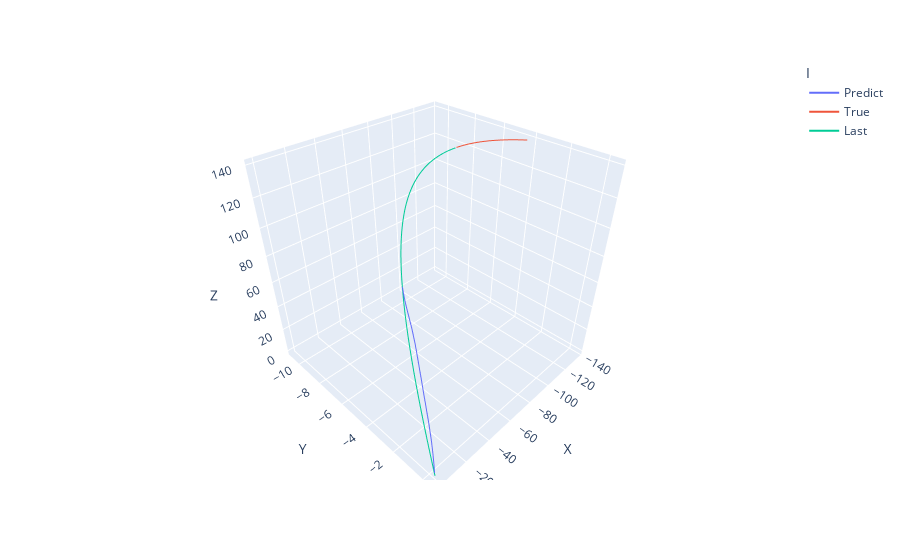

Write notebook code for a chart like this one.
### Code cell
fig = px.line_3d(aaaab, x="X", y="Y", z="Z", color='I',markers=0)
fig.show()

### Figure 1 — Plotly figure (JSON) as saved in the notebook; plotly's stock layout.template omitted (floating-point values rounded to 4 significant figures; data arrays with more than 128 entries replaced by an {"elided": "..."} marker saying what was removed)
{"data": [{"hovertemplate": "I=Predict<br>X=%{x}<br>Y=%{y}<br>Z=%{z}<extra></extra>", "legendgroup": "Predict", "line": {"color": "#636efa", "dash": "solid"}, "marker": {"symbol": "circle"}, "mode": "lines", "name": "Predict", "scene": "scene", "showlegend": true, "type": "scatter3d", "x": {"elided": "999 float values"}, "y": {"elided": "999 float values"}, "z": {"elided": "999 float values"}}, {"hovertemplate": "I=True<br>X=%{x}<br>Y=%{y}<br>Z=%{z}<extra></extra>", "legendgroup": "True", "line": {"color": "#EF553B", "dash": "solid"}, "marker": {"symbol": "circle"}, "mode": "lines", "name": "True", "scene": "scene", "showlegend": true, "type": "scatter3d", "x": {"elided": "1948 float values"}, "y": {"elided": "1948 float values"}, "z": {"elided": "1948 float values"}}, {"hovertemplate": "I=Last<br>X=%{x}<br>Y=%{y}<br>Z=%{z}<extra></extra>", "legendgroup": "Last", "line": {"color": "#00cc96", "dash": "solid"}, "marker": {"symbol": "circle"}, "mode": "lines", "name": "Last", "scene": "scene", "showlegend": true, "type": "scatter3d", "x": {"elided": "7948 float values"}, "y": {"elided": "7948 float values"}, "z": {"elided": "7948 float values"}}], "layout": {"legend": {"title": {"text": "I"}, "tracegroupgap": 0}, "margin": {"t": 60}, "scene": {"domain": {"x": [0, 1], "y": [0, 1]}, "xaxis": {"title": {"text": "X"}}, "yaxis": {"title": {"text": "Y"}}, "zaxis": {"title": {"text": "Z"}}}}}
